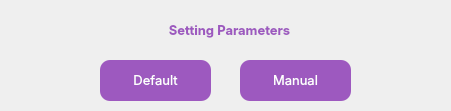
          <widget class="QWidget" name="setParameterField_2" native="true">
           <property name="geometry">
            <rect>
             <x>10</x>
             <y>10</y>
             <width>451</width>
             <height>111</height>
            </rect>
           </property>
           <property name="font">
            <font>
             <kerning>false</kerning>
            </font>
           </property>
           <property name="styleSheet">
            <string notr="true">#setParameterField_2{
border-style: outset;
 border-width: 2px;
border-radius: 10px;
 border-color: #9D59BF;
}

</string>
           </property>
           <widget class="QLabel" name="label_settingParameter_3">
            <property name="geometry">
             <rect>
              <x>140</x>
              <y>10</y>
              <width>179</width>
              <height>41</height>
             </rect>
            </property>
            <property name="font">
             <font>
              <family>Inter</family>
              <pointsize>10</pointsize>
              <weight>75</weight>
              <bold>true</bold>
             </font>
            </property>
            <property name="styleSheet">
             <string notr="true">color:#9D59BF;</string>
            </property>
            <property name="text">
             <string>Setting Parameters</string>
            </property>
            <property name="alignment">
             <set>Qt::AlignCenter</set>
            </property>
           </widget>
           <widget class="QPushButton" name="defaultParameter_button_3">
            <property name="geometry">
             <rect>
              <x>100</x>
              <y>60</y>
              <width>111</width>
              <height>41</height>
             </rect>
            </property>
            <property name="font">
             <font>
              <family>Inter</family>
              <pointsize>10</pointsize>
              <weight>50</weight>
              <bold>false</bold>
              <kerning>false</kerning>
             </font>
            </property>
            <property name="styleSheet">
             <string notr="true">background-color: #9D59BF;
border-radius: 10px;
border:none;
color: #FFFFFF;
</string>
            </property>
            <property name="text">
             <string>Default</string>
            </property>
            <property name="autoDefault">
             <bool>false</bool>
            </property>
            <property name="default">
             <bool>false</bool>
            </property>
           </widget>
           <widget class="QPushButton" name="manualParameter_button_3">
            <property name="geometry">
             <rect>
              <x>240</x>
              <y>60</y>
              <width>111</width>
              <height>41</height>
             </rect>
            </property>
            <property name="font">
             <font>
              <family>Inter</family>
              <pointsize>10</pointsize>
              <weight>50</weight>
              <bold>false</bold>
              <kerning>false</kerning>
             </font>
            </property>
            <property name="styleSheet">
             <string notr="true">background-color: #9D59BF;
border-radius: 10px;
border:none;
color: #FFFFFF;
</string>
            </property>
            <property name="text">
             <string>Manual</string>
            </property>
            <property name="autoDefault">
             <bool>false</bool>
            </property>
            <property name="default">
             <bool>false</bool>
            </property>
           </widget>
          </widget>
